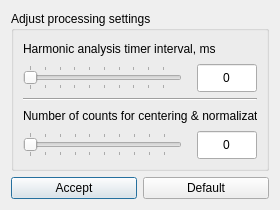
<?xml version="1.0" encoding="UTF-8"?>
<ui version="4.0">
 <class>QProcessingDialog</class>
 <widget class="QDialog" name="QProcessingDialog">
  <property name="geometry">
   <rect>
    <x>0</x>
    <y>0</y>
    <width>280</width>
    <height>210</height>
   </rect>
  </property>
  <property name="sizePolicy">
   <sizepolicy hsizetype="Preferred" vsizetype="Preferred">
    <horstretch>0</horstretch>
    <verstretch>0</verstretch>
   </sizepolicy>
  </property>
  <property name="minimumSize">
   <size>
    <width>280</width>
    <height>210</height>
   </size>
  </property>
  <property name="maximumSize">
   <size>
    <width>280</width>
    <height>210</height>
   </size>
  </property>
  <property name="windowTitle">
   <string>Processing settings</string>
  </property>
  <layout class="QVBoxLayout" name="verticalLayout">
   <item>
    <widget class="QGroupBox" name="groupBox">
     <property name="sizePolicy">
      <sizepolicy hsizetype="Preferred" vsizetype="MinimumExpanding">
       <horstretch>0</horstretch>
       <verstretch>0</verstretch>
      </sizepolicy>
     </property>
     <property name="title">
      <string>Adjust processing settings</string>
     </property>
     <layout class="QVBoxLayout" name="verticalLayout_4">
      <item>
       <layout class="QVBoxLayout" name="verticalLayout_2">
        <item>
         <widget class="QLabel" name="label">
          <property name="text">
           <string>Harmonic analysis timer interval, ms</string>
          </property>
         </widget>
        </item>
        <item>
         <layout class="QHBoxLayout" name="horizontalLayout_2">
          <property name="spacing">
           <number>15</number>
          </property>
          <item>
           <widget class="QSlider" name="STimer">
            <property name="sizePolicy">
             <sizepolicy hsizetype="MinimumExpanding" vsizetype="Fixed">
              <horstretch>0</horstretch>
              <verstretch>0</verstretch>
             </sizepolicy>
            </property>
            <property name="minimum">
             <number>125</number>
            </property>
            <property name="maximum">
             <number>5000</number>
            </property>
            <property name="singleStep">
             <number>125</number>
            </property>
            <property name="pageStep">
             <number>500</number>
            </property>
            <property name="orientation">
             <enum>Qt::Horizontal</enum>
            </property>
            <property name="tickPosition">
             <enum>QSlider::TicksBothSides</enum>
            </property>
           </widget>
          </item>
          <item>
           <widget class="QLineEdit" name="ETimer">
            <property name="sizePolicy">
             <sizepolicy hsizetype="Fixed" vsizetype="Fixed">
              <horstretch>0</horstretch>
              <verstretch>0</verstretch>
             </sizepolicy>
            </property>
            <property name="minimumSize">
             <size>
              <width>60</width>
              <height>28</height>
             </size>
            </property>
            <property name="maximumSize">
             <size>
              <width>60</width>
              <height>28</height>
             </size>
            </property>
            <property name="text">
             <string>0</string>
            </property>
            <property name="alignment">
             <set>Qt::AlignCenter</set>
            </property>
           </widget>
          </item>
         </layout>
        </item>
       </layout>
      </item>
      <item>
       <widget class="Line" name="line">
        <property name="orientation">
         <enum>Qt::Horizontal</enum>
        </property>
       </widget>
      </item>
      <item>
       <layout class="QVBoxLayout" name="verticalLayout_3">
        <item>
         <widget class="QLabel" name="label_2">
          <property name="text">
           <string>Number of counts for centering &amp; normalization</string>
          </property>
         </widget>
        </item>
        <item>
         <layout class="QHBoxLayout" name="horizontalLayout_3">
          <property name="spacing">
           <number>15</number>
          </property>
          <item>
           <widget class="QSlider" name="SInterval">
            <property name="sizePolicy">
             <sizepolicy hsizetype="MinimumExpanding" vsizetype="Fixed">
              <horstretch>0</horstretch>
              <verstretch>0</verstretch>
             </sizepolicy>
            </property>
            <property name="minimum">
             <number>2</number>
            </property>
            <property name="singleStep">
             <number>2</number>
            </property>
            <property name="orientation">
             <enum>Qt::Horizontal</enum>
            </property>
            <property name="tickPosition">
             <enum>QSlider::TicksBothSides</enum>
            </property>
           </widget>
          </item>
          <item>
           <widget class="QLineEdit" name="EInterval">
            <property name="sizePolicy">
             <sizepolicy hsizetype="Fixed" vsizetype="Fixed">
              <horstretch>0</horstretch>
              <verstretch>0</verstretch>
             </sizepolicy>
            </property>
            <property name="minimumSize">
             <size>
              <width>60</width>
              <height>28</height>
             </size>
            </property>
            <property name="maximumSize">
             <size>
              <width>60</width>
              <height>28</height>
             </size>
            </property>
            <property name="text">
             <string>0</string>
            </property>
            <property name="alignment">
             <set>Qt::AlignCenter</set>
            </property>
           </widget>
          </item>
         </layout>
        </item>
       </layout>
      </item>
     </layout>
     <zorder></zorder>
     <zorder>line</zorder>
    </widget>
   </item>
   <item>
    <layout class="QHBoxLayout" name="horizontalLayout">
     <item>
      <widget class="QPushButton" name="BAccept">
       <property name="text">
        <string>Accept</string>
       </property>
      </widget>
     </item>
     <item>
      <widget class="QPushButton" name="BDefault">
       <property name="text">
        <string>Default</string>
       </property>
      </widget>
     </item>
    </layout>
   </item>
  </layout>
 </widget>
 <resources/>
 <connections>
  <connection>
   <sender>BAccept</sender>
   <signal>clicked()</signal>
   <receiver>QProcessingDialog</receiver>
   <slot>accept()</slot>
   <hints>
    <hint type="sourcelabel">
     <x>25</x>
     <y>184</y>
    </hint>
    <hint type="destinationlabel">
     <x>5</x>
     <y>194</y>
    </hint>
   </hints>
  </connection>
 </connections>
</ui>
